Frame 1 (no input): blank canvas, image omitted
Frame 60 (the mouse pressed at the canvas centre just before this capture): blank canvas, image omitted
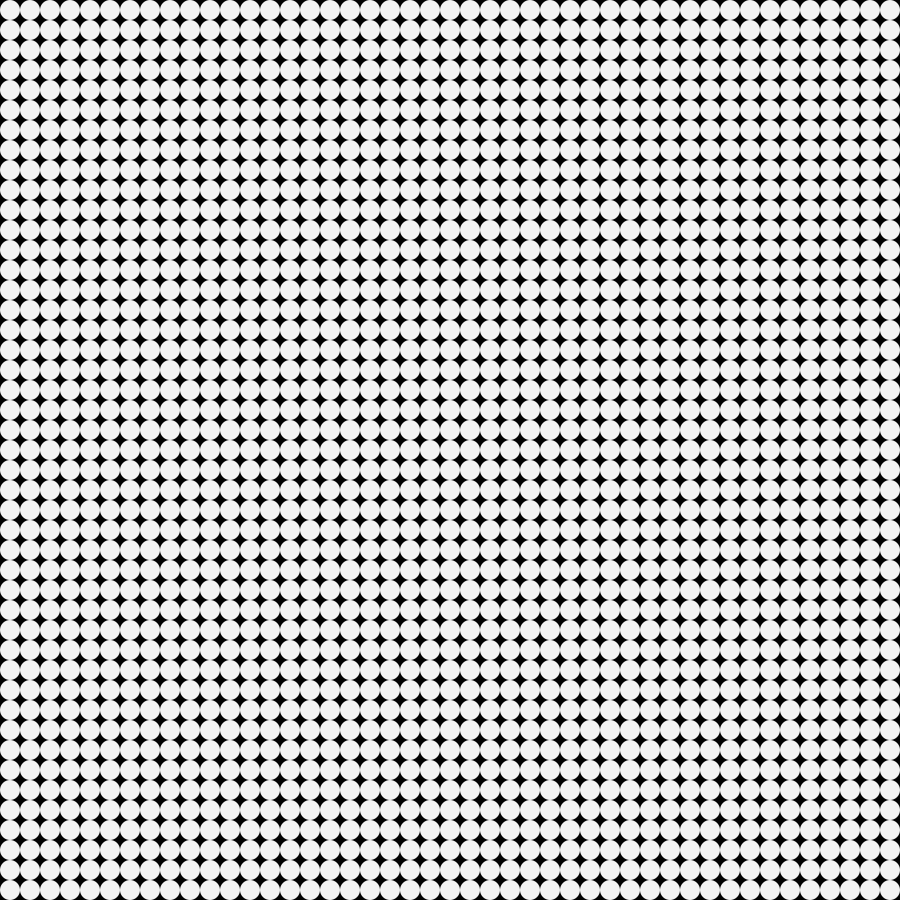
Frame 120 (the mouse held since frame 60 and released just before this capture)

The Processing sketch whose frames 1 and 60 were blank and that drew this single picture after the mouse press (run headless with seeded random() and noise(); from frame 60 on, the mouse is pressed at the canvas centre):

// Processing sketch: nested_loops_grid
// ── nested_loops_grid.pde
void setup() {
  size(900, 900);
}

void draw() {
  
  background(0);
  noStroke();
  fill(#f1f1f1);

  float tilesX = mouseX/10;
  float tilesY = mouseY/10;

  float tileW = width/tilesX;
  float tileH = height/tilesY;
  
  translate(tileW/2,tileH/2);
  
  for (int x = 0; x < tilesX; x++) {
    for (int y = 0; y < tilesY; y++) {
      ellipse(x*tileW,y*tileH,tileW,tileH); 
    }
  }
}
